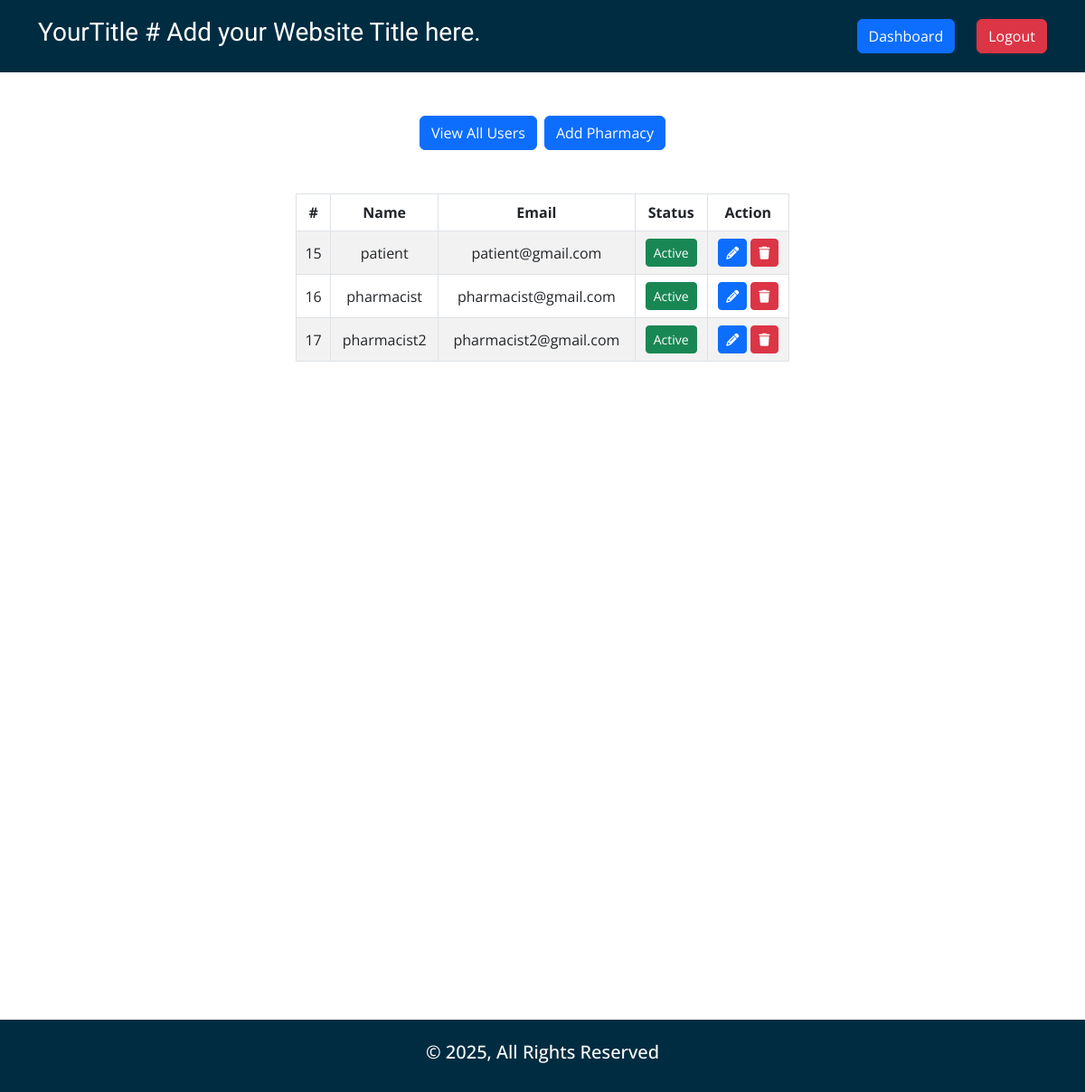
Page /adminDashboard.php (signed in) on the committed database.
### tables this page shows
CREATE TABLE `users` (
  `id` int(11) NOT NULL,
  `username` varchar(255) NOT NULL,
  `email` varchar(255) NOT NULL,
  `password` text NOT NULL,
  `role` enum('admin','patient','pharmacist') NOT NULL DEFAULT 'patient',
  `phone` varchar(255) DEFAULT NULL,
  `dob` date DEFAULT NULL,
  `address` text DEFAULT NULL,
  `diseases` varchar(255) DEFAULT NULL,
  `experience` varchar(255) DEFAULT NULL,
  `phar_id` int(11) DEFAULT NULL,
  `reminder_ids` text DEFAULT NULL,
  `status` enum('0','1') NOT NULL DEFAULT '1'
);

### core/database.php (called while the page is built, shortened)
<?php
function env($value)
{
      $env = dirname(__DIR__, 1) . '/.env';
      $core = parse_ini_file($env);
      return $core[$value];
}
$tailwind = env("TAILWIND");
$db = mysqli_connect(env("HOST"), env("USER"), env("PWD"), env("DB"));
if (isset($_SESSION['user'])):
      $userid = $_SESSION['user'];
      $userData = $db->query("SELECT * FROM `users` WHERE `id`='$userid'");
      if (mysqli_num_rows($userData) >  0):
            $GetUserData = mysqli_fetch_object($userData);
            $userRole = $GetUserData->role;
      endif;
endif;
require_once 'functions.php';

### core/functions.php (called while the page is built, shortened)
<?php
function isLoggedIn()
{
      return isset($_SESSION['user']) ? true : false;
}

### adminDashboard.php (the view, shortened to what this page needs)
<?php
require_once 'core/database.php';
?>
<!DOCTYPE html>
<html lang="en">
<head>
    <?php include 'includes/external_css.php'; ?>
</head>
<body id="adminDashboard">
    <?php include_once 'includes/header.php'; ?>
    <main>
        <section class="tabs-section">
            <div class="container mt-5 mx-auto">
                <div class="row">
                    <div class="col-6 mx-auto">
                        <div class="btns_wrapper d-flex justify-content-center gap-2">
                            <a href="#!" class="btn btn-primary">View All Users</a>
                            <a href="#!" class="btn btn-primary">Add Pharmacy</a>
                        </div>
                    </div>
                </div>
            </div>
            <div id="tabs-content" class="container">
                <div class="row mt-5">
                    <div class="col-12">
                        <div class="row">
                            <div class="col-6 mx-auto">
                                <?php
                                $get_users_list = $db->query("CALL `get_all_users`()");
                                if (mysqli_num_rows($get_users_list) > 0):
                                ?>
                                    <table id="example" class="table table-striped table-bordered text-center align-middle" style="width:100%">
                                        <thead>
                                            <tr>
                                                <th>#</th>
                                                <th>Name</th>
                                                <th>Email</th>
                                                <th>Status</th>
                                                <th>Action</th>
                                            </tr>
                                        </thead>
                                        <tbody>
                                            <?php
                                            while ($list_user = mysqli_fetch_object($get_users_list)):
                                                $status = $list_user->status;
                                            ?>
                                                <tr>
                                                    <td><?= $list_user->id ?></td>
                                                    <td><?= $list_user->username ?></td>
                                                    <td><?= $list_user->email ?></td>
                                                    <td><?= $status == '0' ? '<span class="btn btn-danger btn-sm">In-Active</span>' : '<span class="btn btn-success btn-sm">Active</span>' ?></td>
                                                    <td><a href="#!" data-bs-toggle="modal" data-bs-target="#updateStatus" class="btn btn-sm btn-primary btn-usr-edit" data-id="<?= $list_user->id ?>" data-table="users" data-pwd="<?= $list_user->password ?>"><i class="fas fa-pencil"></i></a>
                                                        <a href="#!" class="btn btn-sm btn-danger btn-del" data-id="<?= $list_user->id ?>" data-msg="User" data-table="users"><i class="fas fa-trash"></i></a>
                                                    </td>
                                                </tr>
                                            <?php endwhile; ?>
                                        </tbody>
                                    </table>
                                <?php else: ?>
                                    <h3 class="alert alert-info text-center">No Record Found For Users.</h3>
                                <?php
                                endif;
                                ?>
                            </div>
                        </div>
                    </div>
                </div>
            </div>
        </section>
    </main>
    <?php include_once 'includes/footer.php'; ?>
</body>
</html>

### includes/external_css.php (shortened to what this page needs)
<?php if ($tailwind === '1'): ?>
      <script src="https://cdn.tailwindcss.com"></script>
<?php else: ?>
      <link rel="stylesheet" href="https://cdnjs.cloudflare.com/ajax/libs/twitter-bootstrap/5.3.0/css/bootstrap.min.css">
      <link rel="stylesheet" href="https://cdn.datatables.net/2.2.2/css/dataTables.bootstrap5.css">
<?php endif; ?>
<link rel="stylesheet" href="https://cdnjs.cloudflare.com/ajax/libs/OwlCarousel2/2.3.4/assets/owl.carousel.min.css" />
<link rel="stylesheet" href="https://cdnjs.cloudflare.com/ajax/libs/font-awesome/6.7.2/css/all.min.css" />
<link rel="stylesheet" href="css/style.min.css">

### includes/header.php (shortened to what this page needs)
<header class="d-flex align-items-center">
      <div class="container d-flex align-items-center justify-content-between">
            <a class="text-decoration-none" href="./">
                  <h3 class="ff_livvic text-white"><?= env("TITLE") ?></h3>
            </a>
            <div class="buttons-wrapper d-flex align-items-center gap-4">
                  <?php if (isLoggedIn()): ?>
                        <?php if ($userRole == 'admin'): ?>
                              <a href="./adminDashboard.php" class="btn btn-primary">Dashboard</a>
                        <?php else: ?>
                              <a href="./pharmacistDashboard.php" class="btn btn-primary">Dashboard</a>
                        <?php endif; ?>
                        <a href="./logout.php" class="btn btn-danger">Logout</a>
                  <?php else: ?>
                        <a href="./login.php" class="btn btn-success">Login</a>
                        <a href="./register.php" class="btn btn-primary">Register</a>
                  <?php endif; ?>
            </div>
      </div>
</header>

### includes/footer.php (shortened to what this page needs)
<footer class="d-flex align-items-center">
      <div class="container">
            <div class="row">
                  <div class="col-12 text-center">
                        <h5 class="text-white">&copy; <?= date('Y') ?>, All Rights Reserved</h5>
                  </div>
            </div>
      </div>
</footer>
<div class="position-fixed bottom-0 end-0 p-3" style="z-index: 9999">
</div>

### rows in the picture
users: id "15", username "patient", email "patient@gmail.com", status "Active"
users: id "16", username "pharmacist", email "pharmacist@gmail.com", status "Active"
users: id "17", username "pharmacist2", email "pharmacist2@gmail.com", status "Active"

### other values in the picture
env("TITLE") "YourTitle # Add your Website Title here."
